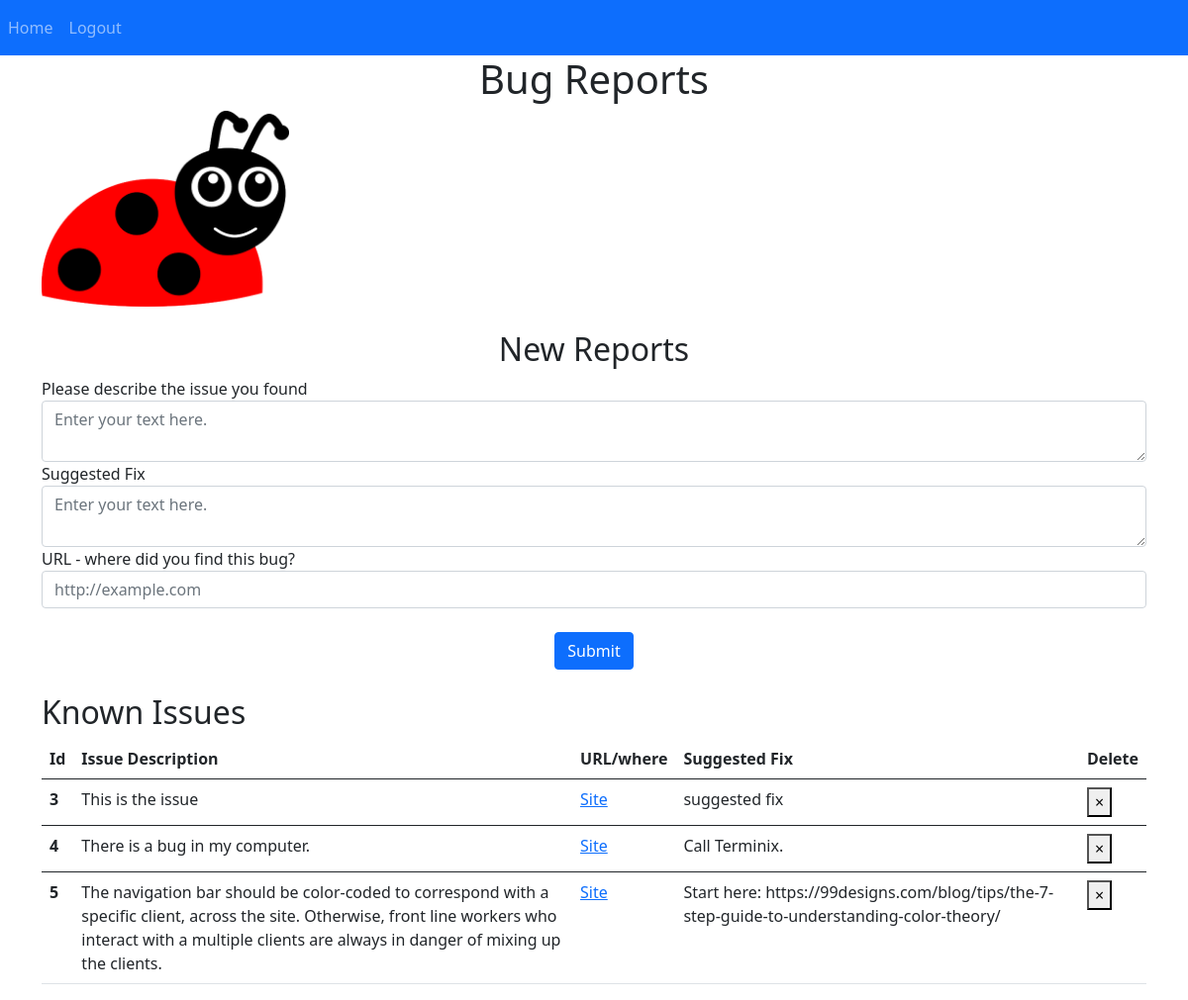
Page / (signed in) on the earlier database version.
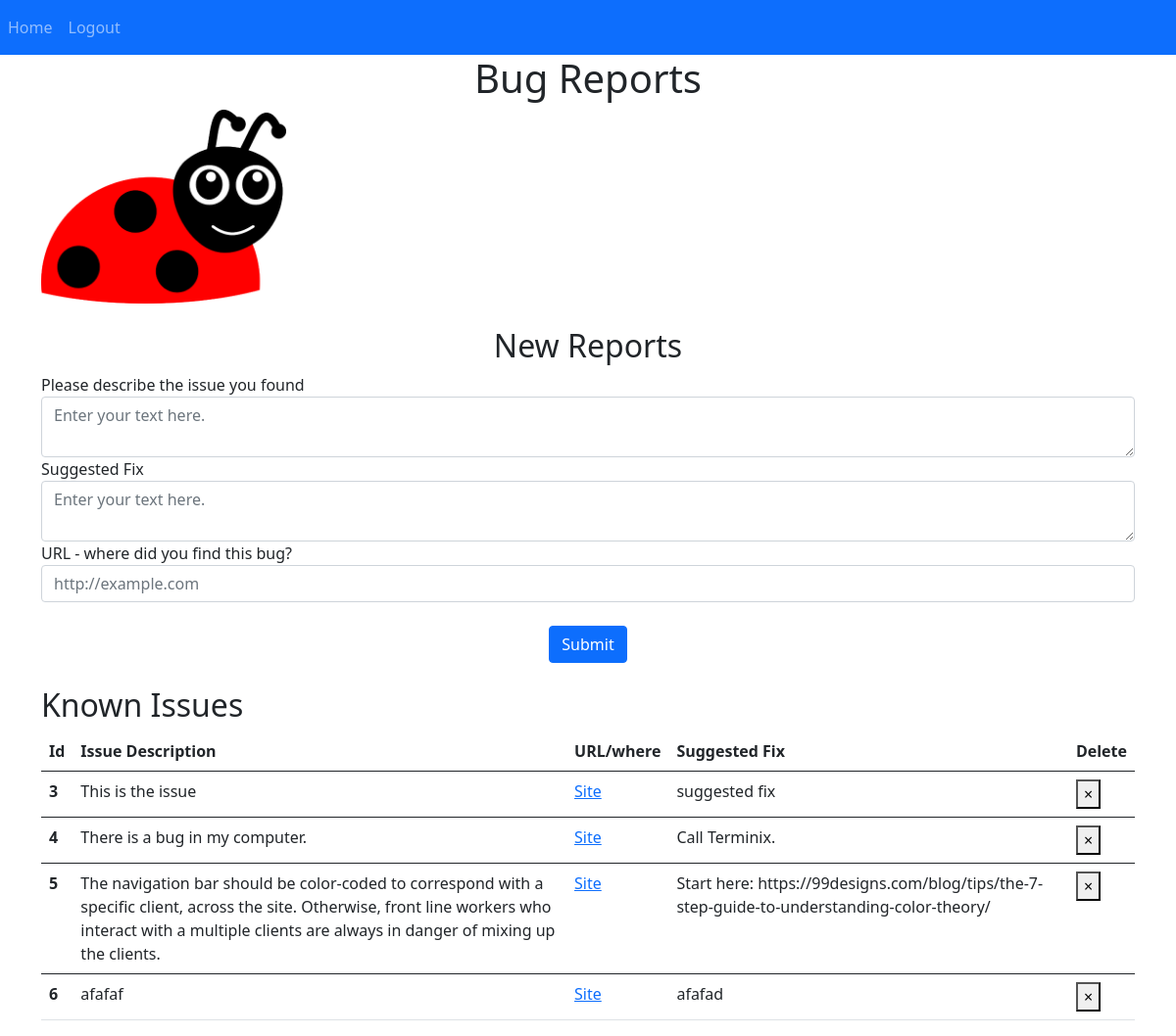
Same page on the later database version.
### website/models.py (models this page shows)
class Report(db.Model):
    id = db.Column(db.Integer, primary_key=True)
    issueDescription = db.Column(db.String(1500))
    url = db.Column(db.String(200))
    screenshot = db.Column(db.String(300))
    suggested_fix = db.Column(db.String(10000))
    resolution_status = db.Column(db.String(30))
    date = db.Column(db.DateTime(timezone=True), default=func.now())
    user_id = db.Column(db.Integer, db.ForeignKey('user.id'))

### website/views.py (the view, shortened to what this page needs)
@views.route('/', methods=['GET','POST'])
@login_required
def home():
    return render_template("home.html", user=current_user)

### website/__init__.py (called while the page is built)
def create_app():
    app = Flask(__name__)
    app.config['SECRET_KEY'] = 'random string'
    app.config['SQLALCHEMY_DATABASE_URI'] = f'sqlite:///{DB_NAME}'
    db.init_app(app)
    from .views import views
    from .auth import auth
    app.register_blueprint(views, url_prefix='/')
    app.register_blueprint(auth, url_prefix='/')
    from .models import User, Report
    create_database(app)
    login_manager = LoginManager()
    login_manager.login_view = 'auth.login'
    login_manager.init_app(app)
    @login_manager.user_loader
    def load_user(id):
        return User.query.get(int(id))
    return app

### website/templates/home.html
{% extends "base.html" %}{% block title %} Bug Report {% endblock %}
{% block content %}
<h1 align="center">Bug Reports</h1>
<img src="static/images/happy-ladybug.74cc4315.png" width="250" class="center">
<br/>
<br/>
<h2 align="center">New Reports</h2>
    <form method="POST">
        <div class="form-group">
            <label>Please describe the issue you found</label>
            <textarea name="issueDescription" id="issueDescription" class="form-control" placeholder="Enter your text here."></textarea>
        </div>
        <div class="form-group">
            <label>Suggested Fix</label>
            <textarea name="suggested_fix" id="suggested_fix" class="form-control" placeholder="Enter your text here."></textarea>
        </div>
        <div class="form-group">
            <label>URL - where did you find this bug?</label>
            <input type="url" name="url" id="url" class="form-control" placeholder="http://example.com" pattern="https://.*">
        </div>
        <br/>
        <div align="center">
            <button type="submit" class="btn btn-primary">Submit </button>
        </div>
    </form>
<br/>
<h2>Known Issues</h2>
<table class="table table-hover">
  <thead>
    <tr>
      <th scope="col"> Id </th>
      <th scope="col">Issue Description</th>
      <th scope="col">URL/where</th>
      <th scope="col">Suggested Fix</th>
        <th scope="col">Delete</th>
    </tr>
  </thead>
    {% for report in user.reports %}
  <tbody>
    <tr>
      <th scope="row">{{ report.id }}</th>
      <td>{{ report.issueDescription }}</td>
      <td><a href="{{ report.url }}">Site</a></td>
      <td>{{ report.suggested_fix }}</td>
        <td>
            <button type="button" class="close" onClick="deleteReport({{ report.id }})">
        <span aria-hidden="true">&times;</span>
    </button>
        </td>
    </tr>
  </tbody>
    {% endfor %}
</table>
{% endblock %}

Differences in the rows shown:
added Report: id "6", issueDescription "afafaf", suggested_fix "afafad"
